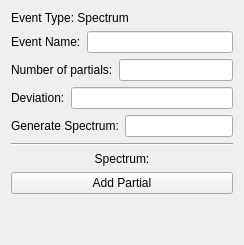
            <widget class="QWidget" name="soundPage">
                <property name="minimumWidth"><number>600</number></property>
                <property name="sizePolicy">
                  <sizepolicy hsizetype="Expanding" vsizetype="Preferred">
                    <horstretch>1</horstretch><verstretch>0</verstretch>
                  </sizepolicy>
                </property>
                <layout class="QVBoxLayout" name="soundPageLayout">
                        <item>
                        <layout class="QHBoxLayout" name="soundTypeLayout">
                          <item>
                            <widget class="QLabel" name="soundTypeLabel">
                            <property name="text"><string>Event Type: Spectrum</string></property>
                            </widget>
                          </item>
                        </layout>
                        </item>
                        <item>
                        <layout class="QHBoxLayout" name="soundNameLayout">
                            <item>
                                <widget class="QLabel" name="soundNameLabel">
                                <property name="text"><string>Event Name:</string></property>
                                </widget>
                            </item>
                            <item>
                                <widget class="QLineEdit" name="soundNameEntry"/>
                            </item>
                        </layout>
                        </item>
                        <item>
                        <layout class="QHBoxLayout" name="spectrumNumPartialLayout">
                            <item>
                                <widget class="QLabel" name="spectrumNumPartialLabel">
                                <property name="text"><string>Number of partials:</string></property>
                                </widget>
                            </item>
                            <item>
                                <widget class="QLineEdit" name="spectrumNumPartialEntry"/>
                            </item>
                        </layout>
                        </item>
                        <item>
                        <layout class="QHBoxLayout" name="spectrumDeviationLayout">
                            <item>
                                <widget class="QLabel" name="spectrumDeviationLabel">
                                <property name="text"><string>Deviation:</string></property>
                                </widget>
                            </item>
                            <item>
                                <widget class="QLineEdit" name="spectrumDeviationEntry"/>
                            </item>
                        </layout>
                        </item>
                        <item>
                        <layout class="QHBoxLayout" name="spectrumGenLayout">
                            <item>
                                <widget class="QLabel" name="spectrumGenLabel">
                                <property name="text"><string>Generate Spectrum:</string></property>
                                </widget>
                            </item>
                            <item>
                                <widget class="QLineEdit" name="spectrumGenEntry"/>
                            </item>
                        </layout>
                        </item>
                        <item>
                          <widget class="QFrame" name="line_sound_0">
                            <property name="frameShape"><enum>QFrame::HLine</enum></property>
                            <property name="frameShadow"><enum>QFrame::Sunken</enum></property>
                          </widget>
                        </item>
                        <item>
                        <!-- Spectrum Partials -->
                        <layout class="QVBoxLayout" name="partialsLayout">
                           <!-- Partials.cpp -->
                        </layout>
                        </item>
                        <item>
                        <layout class="QVBoxLayout" name="addPartialLayout">
                            <item>
                                <widget class="QLabel" name="addPartialLabel">
                                <property name="text"><string>Spectrum:</string></property>
                                <property name="alignment"><set>Qt::AlignCenter</set></property>
                                </widget>
                            </item>
                            <item>
                                <widget class="QPushButton" name="addPartialButton">
                                <property name="text">
                                    <string>Add Partial</string>
                                </property>
                                </widget>
                            </item>
                        </layout>
                        </item>
                        <item>
                            <spacer name="parVerticalSpacer">
                                <property name="orientation">
                                    <enum>Qt::Vertical</enum>
                                </property>
                                <property name="sizeHint" stdset="0">
                                    <size>
                                        <width>20</width>
                                        <height>40</height>
                                    </size>
                                </property>
                            </spacer>
                        </item>
                </layout>
            </widget>
